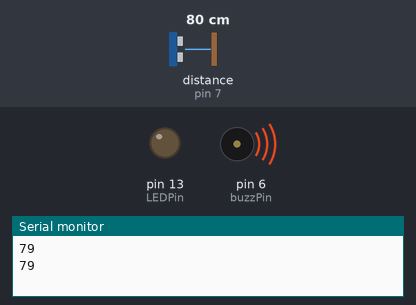
Bench run of a sketch on a simulated Arduino Uno, built with avr-gcc and run on an emulated ATmega328P. Parts: output pins drawn as LEDs (lit = HIGH), buzzer (waves = sounding, pin HIGH), the last lines printed to the serial monitor. Wiring (inferred from the names in the program): ultrasonic range finder: trigger pin 8; echo pin 7. Inputs (shaded band) come from the test bench; at power-on: distance to the obstacle (sensor on pin 7) 80 cm. The echo pulse lasts 58.3 µs per cm; pins used as bus, display or sensor lines are not drawn.

Above: at 6.7 s.
6.8 s: distance to the obstacle (sensor on pin 7) set to 195 cm
13.4 s: distance to the obstacle (sensor on pin 7) set to 202 cm
At 19.2 s:
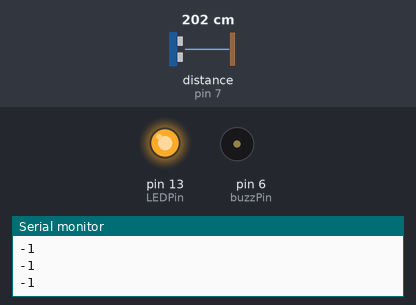
20.0 s: distance to the obstacle (sensor on pin 7) set to 2 cm
At 20.9 s:
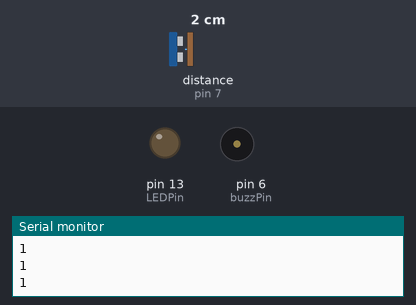
26.6 s: distance to the obstacle (sensor on pin 7) set to 9 cm
33.2 s: distance to the obstacle (sensor on pin 7) set to 13 cm
At 34.0 s:
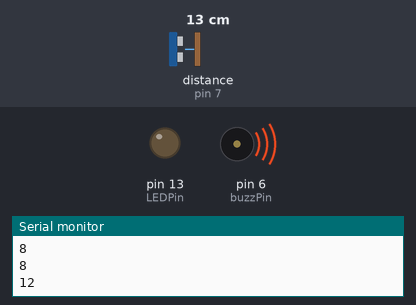
Timing chart, 0 to 41.6 s (numbered marks = the images above; inputs shaded):
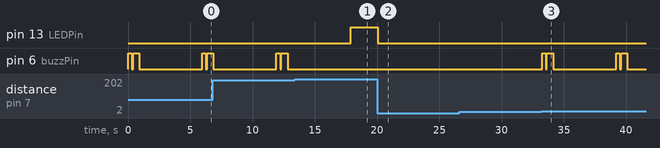

The sketch:

doorAlarm.ino
```cpp
#define echoPin 7 // Echo Pin
#define trigPin 8 // Trigger Pin
#define LEDPin 13 // Onboard LED
#define buzzPin 6
int maximumRange = 200; // Maximum range needed
int minimumRange = 0; // Minimum range needed
long duration, distance; // Duration used to calculate distance

void setup() {
 Serial.begin (9600);
 pinMode(trigPin, OUTPUT);
 pinMode(echoPin, INPUT);
 pinMode(LEDPin, OUTPUT); // Use LED indicator (if required)
 pinMode(buzzPin, OUTPUT);
}

void loop() {
/* The following trigPin/echoPin cycle is used to determine the
 distance of the nearest object by bouncing soundwaves off of it. */
 digitalWrite(trigPin, LOW);
 delayMicroseconds(2);

 digitalWrite(trigPin, HIGH);
 delayMicroseconds(10);

 digitalWrite(trigPin, LOW);
 duration = pulseIn(echoPin, HIGH);

 //Calculate the distance (in cm) based on the speed of sound.
 distance = duration/58.2;

 if (distance >= maximumRange || distance <= minimumRange){
 /* Send a negative number to computer and Turn LED ON
 to indicate "out of range" */
 Serial.println("-1");
 digitalWrite(LEDPin, HIGH);
 }
 else {
 /* Send the distance to the computer using Serial protocol, and
 turn LED OFF to indicate successful reading. */
 Serial.println(distance);
 digitalWrite(LEDPin, LOW);
 if(distance > 10) {
   digitalWrite(buzzPin, HIGH);
  delay(300);
  digitalWrite(buzzPin, LOW);
  delay(100);
 digitalWrite(buzzPin, HIGH);
 delay(500);
 digitalWrite(buzzPin, LOW);
  delay(5000);
 }
 }

 delay(50);
 //Delay 50ms before next reading.
}
```

Measured:
- the behaviour switches between 199 and 200 cm on distance to the obstacle (sensor on pin 7) (found by bisection; images 0 and 1)
- the behaviour switches between 11 and 12 cm on distance to the obstacle (sensor on pin 7) (found by bisection; images 2 and 3)
- after the input at 13.4 s, pin 13 (LEDPin): LOW → HIGH after 4.5 s; pin 6 (buzzPin): stays LOW (without the input it goes to HIGH after 4.5 s)
- after the input at 20.0 s, pin 13 (LEDPin): HIGH → LOW after 0.06 s
- after the input at 33.2 s, pin 6 (buzzPin): LOW → HIGH after 0.05 s, → LOW 0.30 s later, → HIGH 0.10 s later, → LOW 0.50 s later, … (8 changes in this stretch)
